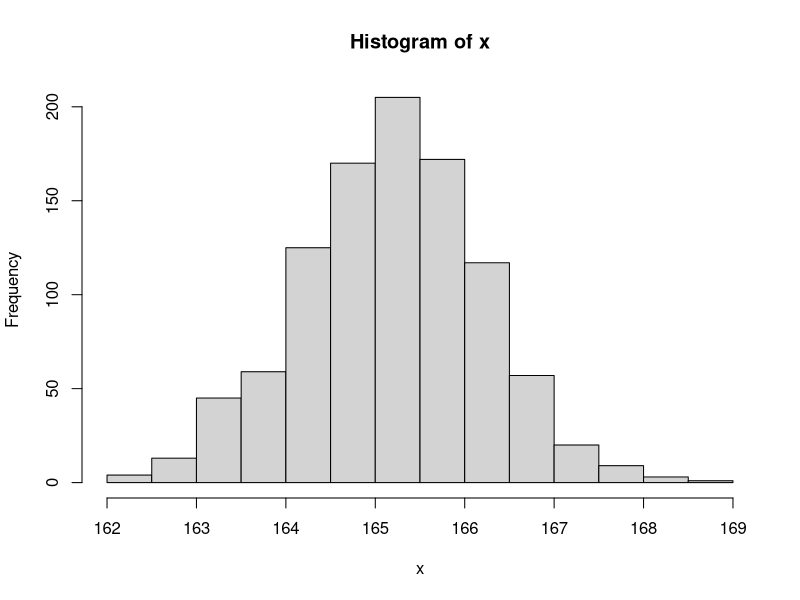
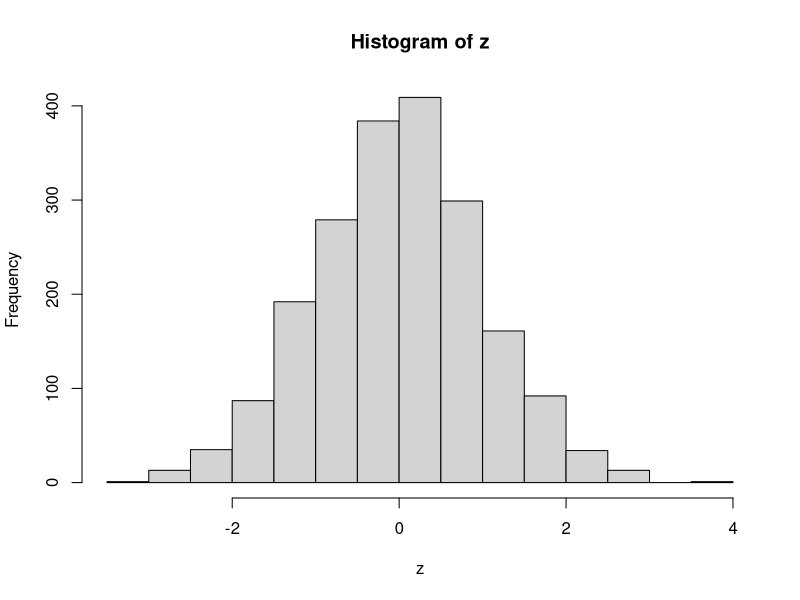

Here is the R script that generated these plots, in order: (Note: this script raises an error after producing the figures.)
# chap08_Hypothesis_basic

# 가설(Hypothsis) : 어떤 사건을 설명하기 위한 가정
# 검정(Test) : (표본을 통해서 얻어진)검정통계량으로 가설 채택 or 기각 하는 과정
# 추정 : 표본을 통해서 모집단을 확률적으로 추측
# 신뢰구간 : 모수를 포함하는 구간(채택역) , 벗어나면 (기각역)
# 유의수준 : 알파 표시 , 오차 범위의 기준
# 구간추정 : 신뢰구간과 검정통계량을 비교해서  가설 기각 유무 결정

##################
# 1. 가설과 검정 #
##################

# 귀무가설(H0) : 중2학년 남학생 평균키는 165.2cm 와 차이가 없다.
# 대립가설(H1) : 중2학년 남학생 평균키는 165.2cm 와 차이가 있다.

# 1) 모집단에서 표본 추출(1,000명 학생)
x <- rnorm(1000, mean = 165.2, sd = 1) #정규분포
hist(x)
# 정규성 검정
# 귀무가설 : 정규분포와 차이가 없다.
shapiro.test(x)
# W(검정통계량) = 0.99855, p-value(유의확률) = 0.5879
# p-value = 0.5879 >= 알파(0.05) -> 귀무가설 채택

# 2) 평균차이 검정 : 평균 = 165.2cm
t.test(x, mu = 165.2)
# t = 0.035782, df = 999, p-value = 0.9715
# t, df : 검정통계량 / p-value : 유의확률
# 유의확률 0.9715 >= 알파 -> 귀무가설 채택
# 95 percent confidence interval: 95%
# 165.1376 ~ 165.2647 : 신뢰구간(채택역)
# mean of x : 165.2012 -> 실제 평균(통계량 : 표본의 통계)
mean(x) # 165.2012

# [해설] 검정통계량이 신뢰구간에 포함되므로 모수의 평균키는 165.2cm와 차이가 없다고 볼 수 있다.

# 3) 기각역의 평균검정
t.test(x, mu = 165.07, conf.level = 0.95) # conf.level은 생략이 가능하다.
# 귀무가설 : 평균키 165.07cm 와 차이가 없다.
# 대립가설 : 평균키 165.07cm 와 차이가 있다.
# t = 4.0516, df = 999, p-value = 5.482e-05 0.00005482
# p-value < 알파 0.05 -> 기각
# 95 percent confidence interval: 95%
# 165.1376 ~ 165.2647 (기각역)

# 4) 신뢰수준 변경 (95% -> 99%)
t.test(x, mu = 165.2 , conf.level = 0.99)
# t = 0.035782, df = 999, p-value = 0.9715 >= 0.05
# 99 percent confidence interval: 99%
# 165.1176 165.2847
# 신뢰수준 향상 -> 신뢰구간 넓어짐(가설 기각이 어렵다.)

########################
# 2. 표준화 vs 정규화 #
########################

# 1) 표준화 : 정규분포 -> 표준정규분포(0, 1)

# 정규분포
n <- 2000
x <- rnorm(n, mean = 100, sd = 10)

shapiro.test(x)
# p-value = 0.3673 > 유의수준(알파) 0.05

# 표준화
# 표준화 공식(z) = (x - mu) / sd(x)
mu <- mean(x)
mu # 99.76376
z = (x - mu) / sd(x)
z # 표준정규분포
hist(z)
mean(z) # 4.284493e-16 -> 0에 수렴
sd(z) # 1

# scale() 함수 이용
z2 = as.data.frame(scale(x)) # 반환값 matrix -> data.fram
str(z2)
z2 <- z2$v1
hist(z2)
mean(z2)
sd(z2)

# 2) 정규화
# - 특정 변수값을 일정한 범위(0~1)로 일치시키는 과정
str(iris)
head(iris)
summary(iris[-5])

# (1) scale() 함수
# 정규화 -> data.frame 형변환
iris_nor <- as.data.frame(scale(iris[-5]))
summary(iris_nor)

# (2) 정규화 함수 정의(0~1)
nor <- function(x){
  n <- (x - min(x)) / (max(x) - min(x))
  return(n)
}

iris_nor2 <- apply(iris[-5], 2, nor)
summary(iris_nor2)
head(iris_nor2)

##########################
# 3. 데이터셋에서 샘플링 #
##########################

# sample(x, size, replace = F) # 비복원 추출

no <- 1:100 #번호
score <- runif(100, min=40, max=100) #성적

df <- data.frame(no, score)
df
nrow(df)

# 15명 학생 샘플링
idx <- sample(x = nrow(df), size = 15)
idx

sam <- df[idx, ]
sam

# train(70%) / test(30%) dataset
idx <- sample(x = nrow(df), size = nrow(df)*0.7)
idx

train <- df[idx, ] # model 학습용
test <- df[-idx, ] # model 평가용
dim(train) # 70 2
dim(test) # 30 2

###########################
# train / test model 적용 #
###########################

# 50% vs 50%
idx <- sample(nrow(iris), nrow(iris)*0.5)

train <- iris[idx, ]
test <- iris[-idx, ]
dim(train)
dim(test)

head(iris)
# Sepal.Length : y(종속변수) -> 정답
# Petal.Length : x(독립변수) -> 입력
# model : 꽃잎 길이 -> 꽃받침 길이

# train dataset model
model <- lm(Sepal.Length ~ Petal.Length, data = train)
pred <- model$fitted.values # 모델 예측치(꽃받침 길이)

# test dataset model
model2 <- lm(Sepal.Length ~ Petal.Length, data = test)
pred2 <- model2$fitted.values

# train_x
train_x <- train$Petal.Length # train x
# test_x
test_x <- test$Petal.Length # test x

# 정답 vs 예측치
plot(train_x, pred, col="blue", pch=18) # plot(x,y)   pch -> 산점도의 캐릭터 모양 지정(모양별 고유번호로)
points(test_x, pred2, col="red", pch=19)

# 범례
legend("topleft", legend = c("train","test"), col=c("blue","red"), pch=c(18,19))















